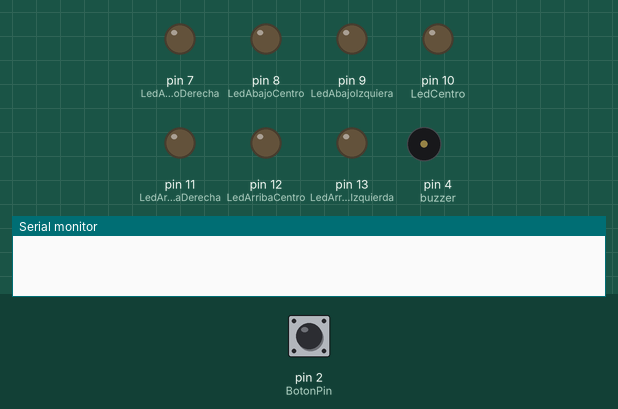
The sketch below on a simulated Arduino Uno, built with avr-gcc and run on an emulated ATmega328P. Shown: output pins drawn as LEDs (lit = HIGH), buzzer (waves = sounding), the last lines printed to the serial monitor. The inputs (shaded band) are chosen by the test bench; at power-on: pin 2 (BotonPin) LOW. Random numbers use the default seed unless the sketch sets one.

Above: at 1.2 s.
1.3 s: pin 2 (BotonPin) pulled HIGH for 0.15 s
At 3.2 s:
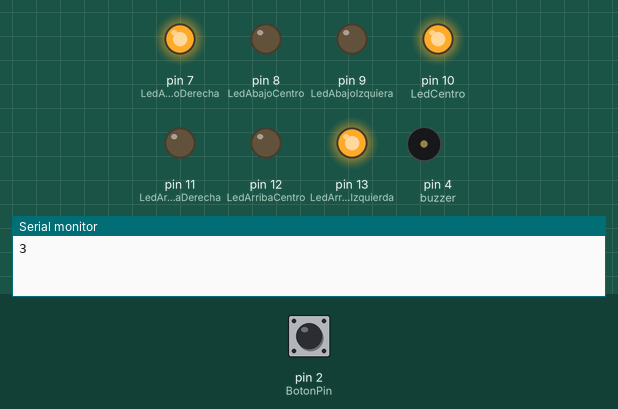
4.3 s: pin 2 (BotonPin) pulled HIGH for 1 s
At 5.6 s:
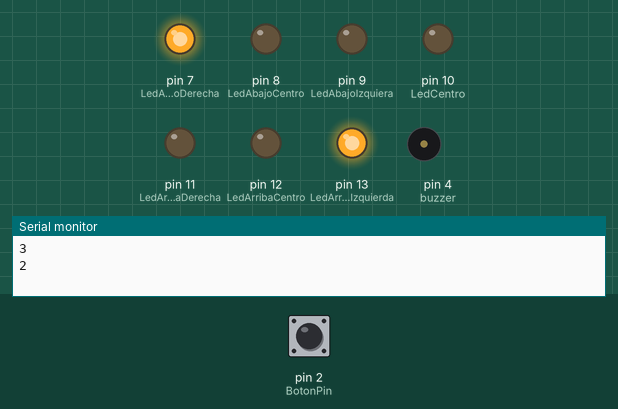
7.6 s: pin 2 (BotonPin) pulled HIGH for 3.2 s
At 11.9 s:
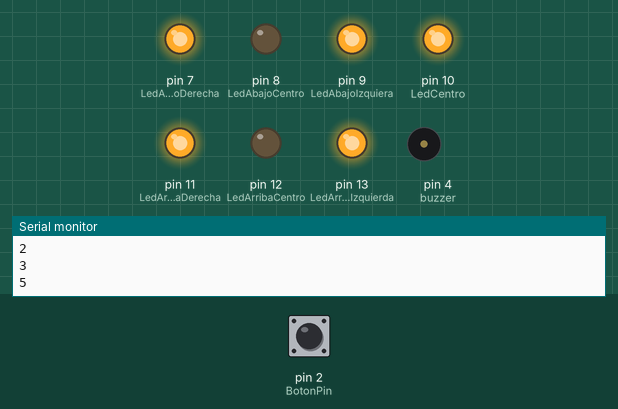
12.3 s: pin 2 (BotonPin) pulled HIGH for 1 s
At 13.9 s:
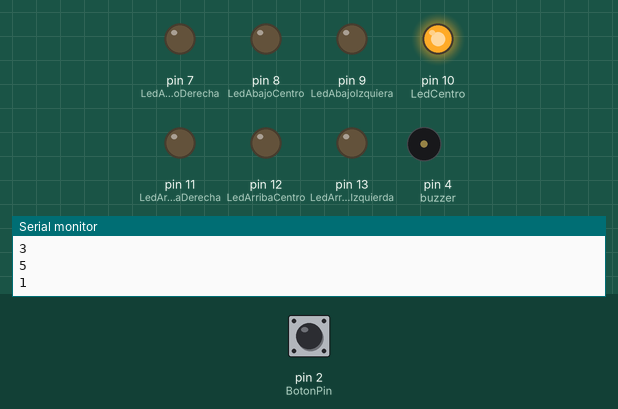
15.7 s: pin 2 (BotonPin) pulled HIGH for 3.2 s
At 21.2 s:
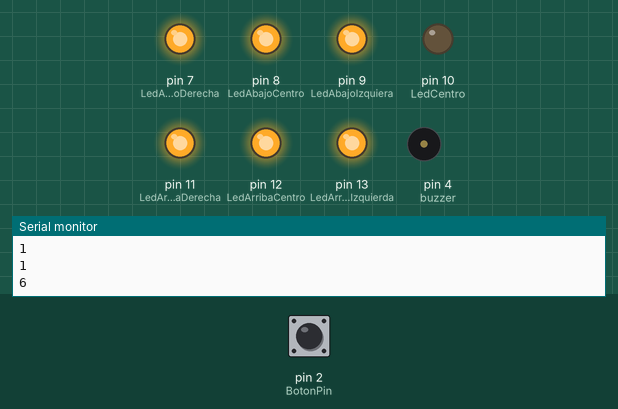
Timing chart, 0 to 23.4 s (numbered marks = the images above; inputs shaded):
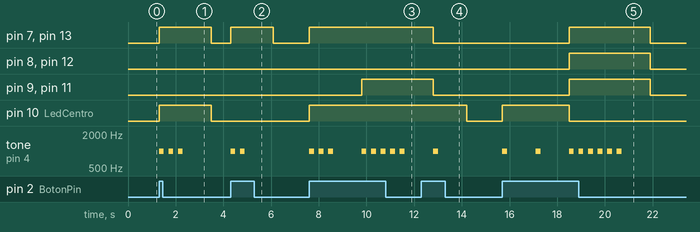

The sketch:

practica_dado_arduino_uno.ino
```cpp
/*
 Dado electrónico
 Carlos Orts
*/

#include "dadolib.h";

// variables
int ButtonState = 0;     // variable para el estado de pulsación del botón

void setup() {
  Serial.begin(115200);
  // initializa los pines digitales de
  // LEDs:
  pinMode(LedArribaIzquierda, OUTPUT);
  pinMode(LedArribaCentro, OUTPUT);
  pinMode(LedArribaDerecha, OUTPUT);
  pinMode(LedCentro, OUTPUT);
  pinMode(LedAbajoIzquiera, OUTPUT);
  pinMode(LedAbajoCentro, OUTPUT);
  pinMode(LedAbajoDerecha, OUTPUT);
  // Botón:
  pinMode(BotonPin, INPUT);
  // Buzzer
  pinMode(buzzer, OUTPUT); //

  // Inicializa la secuencia semi-aleatoria en la posición de la lectura basadan en la entrada analógica.
  // Esto evita que la secuencia de numeros aleatoríos obtenidos con ramdon, empiece siempre igual.
  randomSeed(analogRead(0));
}

// Activa los puertos de los LEDs correspondientes al número generado
void ShowNumber(int Numero){
    Serial.println(Numero);
    switch (Numero) {
      case 1:
        one();
        break;
      case 2:
        two();
        break;
      case 3:
        three();
        break;
      case 4:
        four();
        break;
      case 5:
        five();
        break;
      case 6:
        six();
        break;
    }
}

void loop() {
  // Lee el estado del botón
  ButtonState = digitalRead(BotonPin);

  // Si se pulsa el botón (ButtonState=HIGH):
  if (ButtonState == HIGH) {
    ShowNumber(random(1,7));  // Obtenemos un número aleatorio de 1 a 7 y lo enviamos a la rutina que muestra y pita el número
    delay(1000);              // Se espera 1 segundo (1000 ms)
    TurnOffAll();             // Se apagan todos los LEDs
  }
}
```

dadolib.h
```cpp
/*
	Configuraciones y librerias para programda de dado
*/

// Constantes para asignar puertos digitales a los LED, botón y buzzer
const int BotonPin = 2;
const int LedArribaIzquierda = 13;
const int LedArribaCentro = 12;
const int LedArribaDerecha = 11;
const int LedCentro = 10;
const int LedAbajoIzquiera = 9;
const int LedAbajoCentro = 8;
const int LedAbajoDerecha = 7;
const int buzzer = 4;

// Rutina para emitir los beeps que corresponden a cada número
void Sounds (int beeps)
{
  for (int i = 1; i <= beeps; i++) {
    tone(buzzer, 1000); // envia 1KHz sonido
    delay(200);
    noTone(buzzer);     // Stop sonido
    delay(200);
  }
}

// Rutinas para encender los LEDs correspondientes a los números
void one()
{
  digitalWrite(LedCentro, HIGH);
  Sounds(1);
}

void two()
{
  digitalWrite(LedArribaIzquierda, HIGH);
  digitalWrite(LedAbajoDerecha, HIGH);
  Sounds(2);
}

void three()
{
  digitalWrite(LedArribaIzquierda, HIGH);
  digitalWrite(LedCentro, HIGH);
  digitalWrite(LedAbajoDerecha, HIGH);
  Sounds(3);
}

void four()
{
  digitalWrite(LedArribaIzquierda, HIGH);
  digitalWrite(LedArribaDerecha, HIGH);
  digitalWrite(LedAbajoIzquiera, HIGH);
  digitalWrite(LedAbajoDerecha, HIGH);
  Sounds(4);
}

void five()
{
  digitalWrite(LedArribaIzquierda, HIGH);
  digitalWrite(LedArribaDerecha, HIGH);
  digitalWrite(LedCentro, HIGH);
  digitalWrite(LedAbajoIzquiera, HIGH);
  digitalWrite(LedAbajoDerecha, HIGH);
  Sounds(5);
}

void six()
{
  digitalWrite(LedArribaIzquierda, HIGH);
  digitalWrite(LedArribaCentro, HIGH);
  digitalWrite(LedArribaDerecha, HIGH);
  digitalWrite(LedAbajoIzquiera, HIGH);
  digitalWrite(LedAbajoCentro, HIGH);
  digitalWrite(LedAbajoDerecha, HIGH);
  Sounds(6);
}

void TurnOffAll()
{
  digitalWrite(LedArribaIzquierda, LOW);
  digitalWrite(LedArribaCentro, LOW);
  digitalWrite(LedArribaDerecha, LOW);
  digitalWrite(LedCentro, LOW);
  digitalWrite(LedAbajoIzquiera, LOW);
  digitalWrite(LedAbajoCentro, LOW);
  digitalWrite(LedAbajoDerecha, LOW);
}
```

Measured:
- after the input at 1.3 s, pin 7 (LedAbajoDerecha), pin 10 (LedCentro), pin 13 (LedArribaIzquierda): LOW → HIGH at once, → LOW 2.2 s later; tone on pin 4 (buzzer): alternates 1000 Hz for 0.20 s and silent for 0.20 s, 6 changes in all, then stays silent, starting at once
- after the input at 4.3 s, pin 7 (LedAbajoDerecha), pin 13 (LedArribaIzquierda): LOW → HIGH at once, → LOW 1.8 s later; tone on pin 4 (buzzer): alternates 1000 Hz for 0.20 s and silent for 0.20 s, 4 changes in all, then stays silent, starting at once
- after the input at 7.6 s, pin 7 (LedAbajoDerecha): LOW → HIGH at once; pin 9 (LedAbajoIzquiera): LOW → HIGH after 2.2 s
- after the input at 12.3 s, tone on pin 4 (buzzer): silent → 1000 Hz after 0.50 s, → silent 0.20 s later
- after the input at 15.7 s, pin 7 (LedAbajoDerecha), pin 8 (LedAbajoCentro): LOW → HIGH after 2.8 s, → LOW 3.4 s later
